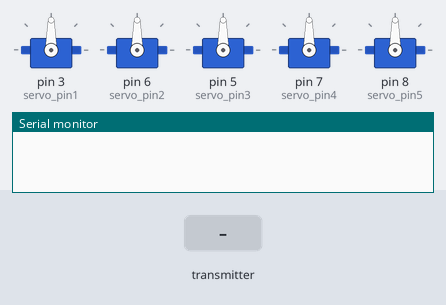
Recording of a sketch running on a simulated Arduino Uno, built with avr-gcc and run on an emulated ATmega328P. On the bench: 5 × servo, the last lines printed to the serial monitor. The test bench sets the inputs (shaded band). No radio packets arrive unless stated.

Above: at 1.2 s.
1.3 s: the transmitter starts sending posx = 0
At 1.6 s:
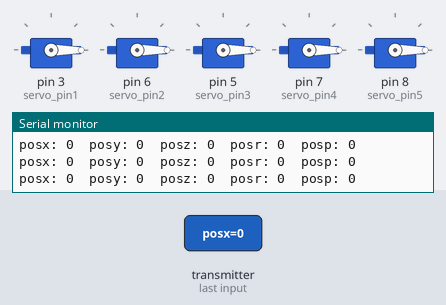
2.8 s: the transmitter starts sending posy = 64
At 3.9 s:
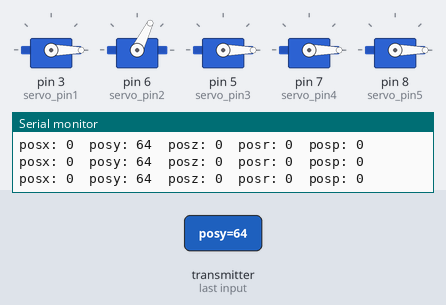
4.3 s: the transmitter starts sending posz = 64
At 5.1 s:
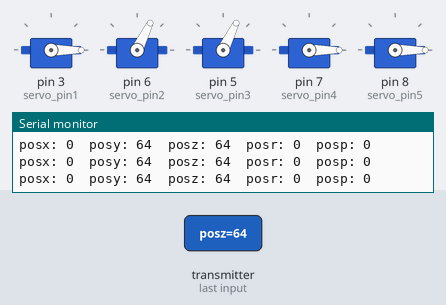
5.8 s: the transmitter starts sending posr = 64
At 6.2 s:
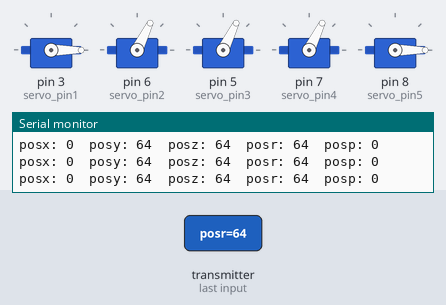
7.3 s: the transmitter starts sending posp = 64
At 8.5 s:
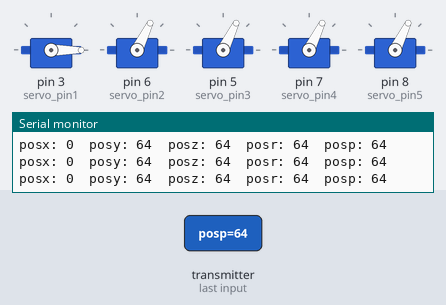
8.8 s: the transmitter starts sending posx = 64
At 9.5 s:
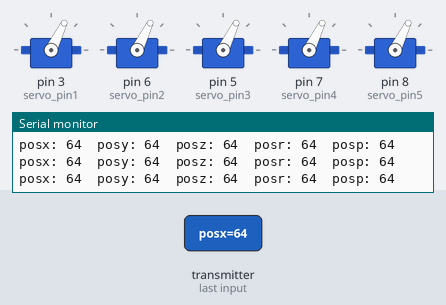
Timing chart, 0 to 11.3 s (numbered marks = the images above; inputs shaded):
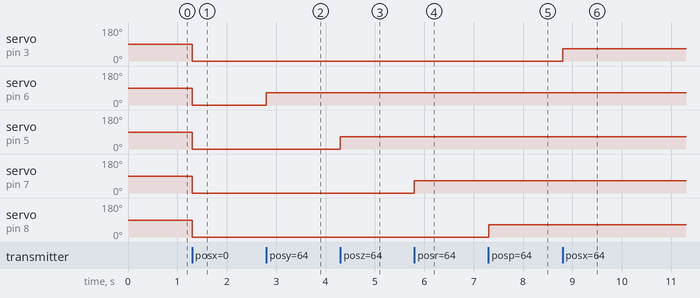

Measured:
- after the input at 1.3 s, servo on pin 3 (servo_pin1), servo on pin 6 (servo_pin2), servo on pin 5 (servo_pin3), servo on pin 7 (servo_pin4), servo on pin 8 (servo_pin5): 90° → 0° at once
- after the input at 2.8 s, servo on pin 6 (servo_pin2): 0° → 64° at once
- after the input at 4.3 s, servo on pin 5 (servo_pin3): 0° → 64° at once
- after the input at 5.8 s, servo on pin 7 (servo_pin4): 0° → 64° at once
- after the input at 7.3 s, servo on pin 8 (servo_pin5): 0° → 64° at once
- after the input at 8.8 s, servo on pin 3 (servo_pin1): 0° → 64° at once

The sketch:

Rx.ino
```cpp
#include <SPI.h>
#include <nRF24L01.h>
#include <RF24.h>
#include <Servo.h>
Servo servo1;
Servo servo2;
Servo servo3;
Servo servo4;
Servo servo5;


RF24 radio(9, 10); // CSN, CE
const byte address[6] = {0, 0, 0, 0, 2, 0};
int servo_pin1 = 3;
int servo_pin2 = 6;
int servo_pin3 = 5;
int servo_pin4 = 7;
int servo_pin5 = 8;
struct packet
{
  byte posx;
  byte posy;
  byte posz;
  byte posr;
  byte posp;
} State;

void setup() {
  Serial.begin(9600);
  radio.begin();
  servo1.attach (servo_pin1 ) ;
  servo2.attach (servo_pin2 ) ;
  servo3.attach (servo_pin3 ) ;
  servo4.attach (servo_pin4 ) ;
  servo5.attach (servo_pin5 ) ;
  radio.openReadingPipe(0, address);
  radio.setPALevel(RF24_PA_MIN);
  radio.startListening();
}

void loop() {
  if (radio.available() > 0 )
  {
    radio.read(&State, sizeof(State));
    servo1.write(State.posx);
    servo2.write(State.posy);
    servo3.write(State.posz);
    servo4.write(State.posr);
    servo5.write(State.posp);
    Serial.print("posx: " );
    Serial.print(State.posx);
    Serial.print("  posy: ");
    Serial.print(State.posy);
    Serial.print("  posz: ");
    Serial.print(State.posz);
    Serial.print("  posr: ");
    Serial.print(State.posr);
    Serial.print("  posp: ");
    Serial.println(State.posp);
  }
}
```
